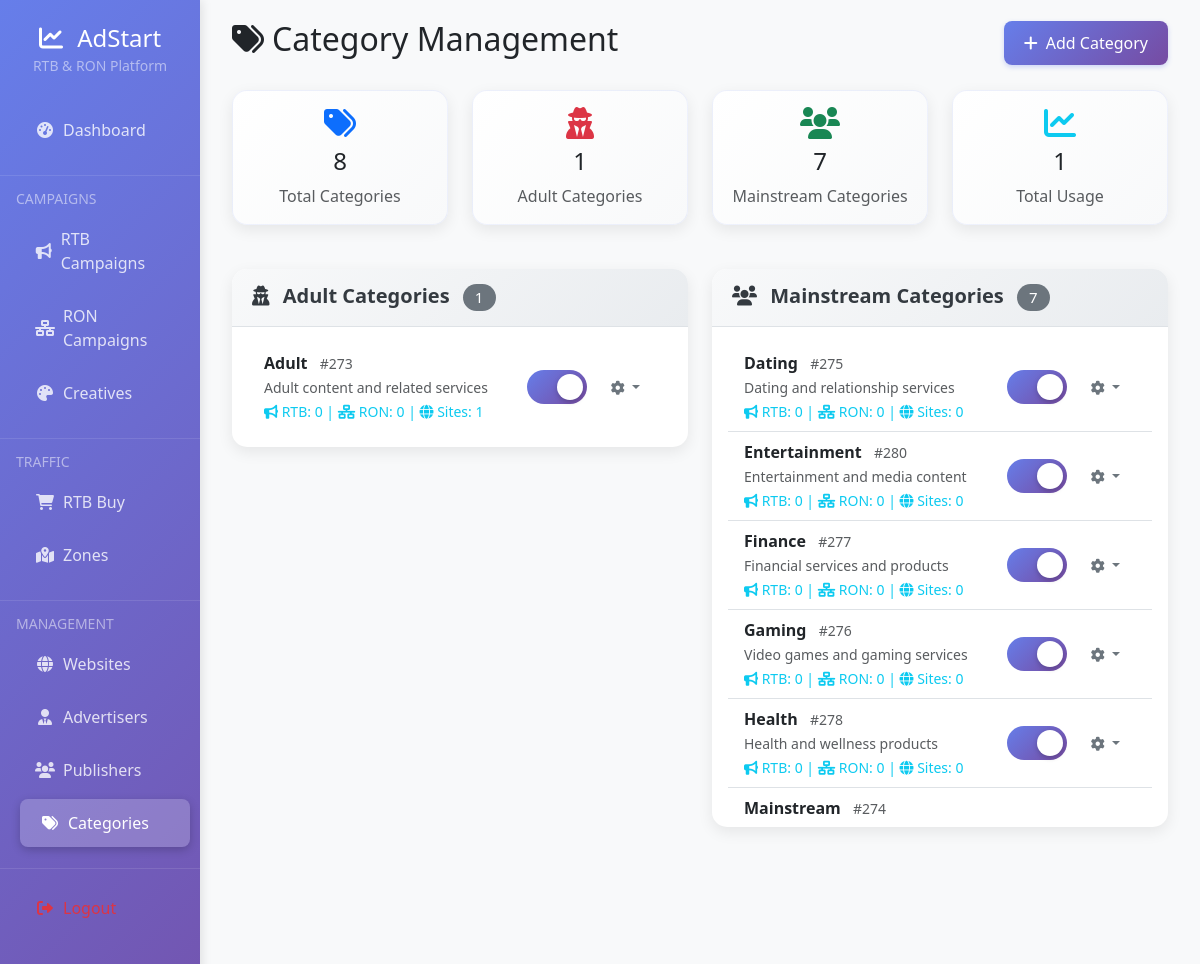
The app's page /admin/category.php (signed in) with its own data.
### tables this page shows
CREATE TABLE `categories` (
  `id` int(11) NOT NULL,
  `name` varchar(100) NOT NULL,
  `description` text DEFAULT NULL,
  `type` enum('adult','mainstream') DEFAULT 'mainstream',
  `status` enum('active','inactive') DEFAULT 'active',
  `created_at` timestamp NOT NULL DEFAULT current_timestamp(),
  `updated_at` timestamp NOT NULL DEFAULT current_timestamp() ON UPDATE current_timestamp()
);

### admin/category.php (the view, shortened to what this page needs)
<?php
require_once '../config/database.php';
$stmt = $pdo->query("
    SELECT DISTINCT c.id, c.name, c.description, c.type, c.status, c.created_at,
           (SELECT COUNT(*) FROM rtb_campaigns WHERE category_id = c.id) as rtb_usage,
           (SELECT COUNT(*) FROM ron_campaigns WHERE category_id = c.id) as ron_usage,
           (SELECT COUNT(*) FROM websites WHERE category_id = c.id) as website_usage
    FROM categories c
    ORDER BY c.type, c.name
");
$categories = $stmt->fetchAll();
$grouped_categories = [];
foreach ($categories as $category) {
    $grouped_categories[$category['type']][] = $category;
}
include 'includes/header.php';
?>
<?php include 'includes/sidebar.php'; ?>
<div class="col-md-9 col-lg-10">
    <div class="main-content">
        <div class="d-flex justify-content-between align-items-center mb-4">
            <h2><i class="fas fa-tags me-2"></i>Category Management</h2>
            <div>
                <button class="btn btn-primary" data-bs-toggle="modal" data-bs-target="#createCategoryModal">
                    <i class="fas fa-plus me-2"></i>Add Category
                </button>
            </div>
        </div>
        <div class="row mb-4">
            <div class="col-md-3">
                <div class="card text-center">
                    <div class="card-body">
                        <i class="fas fa-tags fa-2x text-primary mb-2"></i>
                        <h4><?php echo count($categories); ?></h4>
                        <p class="text-muted mb-0">Total Categories</p>
                    </div>
                </div>
            </div>
            <div class="col-md-3">
                <div class="card text-center">
                    <div class="card-body">
                        <i class="fas fa-user-secret fa-2x text-danger mb-2"></i>
                        <h4><?php echo count($grouped_categories['adult'] ?? []); ?></h4>
                        <p class="text-muted mb-0">Adult Categories</p>
                    </div>
                </div>
            </div>
            <div class="col-md-3">
                <div class="card text-center">
                    <div class="card-body">
                        <i class="fas fa-users fa-2x text-success mb-2"></i>
                        <h4><?php echo count($grouped_categories['mainstream'] ?? []); ?></h4>
                        <p class="text-muted mb-0">Mainstream Categories</p>
                    </div>
                </div>
            </div>
            <div class="col-md-3">
                <div class="card text-center">
                    <div class="card-body">
                        <i class="fas fa-chart-line fa-2x text-info mb-2"></i>
                        <h4><?php echo array_sum(array_map(function($cat) { return $cat['rtb_usage'] + $cat['ron_usage'] + $cat['website_usage']; }, $categories)); ?></h4>
                        <p class="text-muted mb-0">Total Usage</p>
                    </div>
                </div>
            </div>
        </div>
        <div class="row">
            <?php foreach (['adult', 'mainstream'] as $type):
                $type_categories = $grouped_categories[$type] ?? [];
            ?>
            <div class="col-md-6 mb-4">
                <div class="card">
                    <div class="card-header">
                        <h5>
                            <i class="fas fa-<?php echo $type == 'adult' ? 'user-secret' : 'users'; ?> me-2"></i>
                            <?php echo ucfirst($type); ?> Categories
                            <span class="badge bg-secondary ms-2"><?php echo count($type_categories); ?></span>
                        </h5>
                    </div>
                    <div class="card-body" style="max-height: 500px; overflow-y: auto;">
                        <?php if ($type_categories): ?>
                        <div class="list-group list-group-flush">
                            <?php foreach ($type_categories as $category): ?>
                            <div class="list-group-item d-flex justify-content-between align-items-center">
                                <div class="flex-grow-1">
                                    <strong><?php echo htmlspecialchars($category['name']); ?></strong>
                                    <small class="text-muted ms-2">#<?php echo $category['id']; ?></small>
                                    <?php if ($category['description']): ?>
                                    <br><small class="text-muted"><?php echo htmlspecialchars($category['description']); ?></small>
                                    <?php endif; ?>
                                    <br>
                                    <small class="text-info">
                                        <i class="fas fa-bullhorn"></i> RTB: <?php echo $category['rtb_usage']; ?> |
                                        <i class="fas fa-network-wired"></i> RON: <?php echo $category['ron_usage']; ?> |
                                        <i class="fas fa-globe"></i> Sites: <?php echo $category['website_usage']; ?>
                                    </small>
                                </div>
                                <div class="d-flex align-items-center">
                                    <label class="toggle-switch me-2">
                                        <span class="slider"></span>
                                    </label>
                                    <div class="dropdown">
                                        <button class="btn btn-sm btn-outline-secondary dropdown-toggle" data-bs-toggle="dropdown">
                                            <i class="fas fa-cog"></i>
                                        </button>
                                    </div>
                                </div>
                            </div>
                            <?php endforeach; ?>
                        </div>
                        <?php endif; ?>
                    </div>
                </div>
            </div>
            <?php endforeach; ?>
        </div>
    </div>
</div>
<?php include 'includes/footer.php'; ?>

### admin/includes/header.php (shortened to what this page needs)
<!DOCTYPE html>
<html lang="en">
<head>
    <link href="https://cdn.jsdelivr.net/npm/bootstrap@5.3.0/dist/css/bootstrap.min.css" rel="stylesheet">
    <link href="https://cdnjs.cloudflare.com/ajax/libs/font-awesome/6.0.0/css/all.min.css" rel="stylesheet">
    <link href="../assets/css/style.css" rel="stylesheet">
</head>
<body>
    <div class="container-fluid">
        <div class="row">

### admin/includes/sidebar.php (shortened to what this page needs)
<div class="col-md-3 col-lg-2 px-0">
    <div class="sidebar">
        <div class="p-4 text-center">
            <h4 class="text-white mb-0">
                <i class="fas fa-chart-line me-2"></i>
                AdStart
            </h4>
            <small class="text-white-50">RTB & RON Platform</small>
        </div>
        <nav class="nav flex-column">
            <a class="nav-link <?php echo basename($_SERVER['PHP_SELF']) == 'dashboard.php' ? 'active' : ''; ?>" href="dashboard.php">
                <i class="fas fa-tachometer-alt me-2"></i>
                Dashboard
            </a>
            <div class="nav-section mt-3">
                <small class="text-white-50 px-3 text-uppercase">Campaigns</small>
                <a class="nav-link <?php echo basename($_SERVER['PHP_SELF']) == 'rtb-sell.php' ? 'active' : ''; ?>" href="rtb-sell.php">
                    <i class="fas fa-bullhorn me-2"></i>
                    RTB Campaigns
                </a>
                <a class="nav-link <?php echo basename($_SERVER['PHP_SELF']) == 'ron-campaign.php' ? 'active' : ''; ?>" href="ron-campaign.php">
                    <i class="fas fa-network-wired me-2"></i>
                    RON Campaigns
                </a>
                <a class="nav-link <?php echo basename($_SERVER['PHP_SELF']) == 'creative.php' ? 'active' : ''; ?>" href="creative.php">
                    <i class="fas fa-palette me-2"></i>
                    Creatives
                </a>
            </div>
            <div class="nav-section mt-3">
                <small class="text-white-50 px-3 text-uppercase">Traffic</small>
                <a class="nav-link <?php echo basename($_SERVER['PHP_SELF']) == 'rtb-buy.php' ? 'active' : ''; ?>" href="rtb-buy.php">
                    <i class="fas fa-shopping-cart me-2"></i>
                    RTB Buy
                </a>
                <a class="nav-link <?php echo basename($_SERVER['PHP_SELF']) == 'zone.php' ? 'active' : ''; ?>" href="zone.php">
                    <i class="fas fa-map-marked-alt me-2"></i>
                    Zones
                </a>
            </div>
            <div class="nav-section mt-3">
                <small class="text-white-50 px-3 text-uppercase">Management</small>
                <a class="nav-link <?php echo basename($_SERVER['PHP_SELF']) == 'website.php' ? 'active' : ''; ?>" href="website.php">
                    <i class="fas fa-globe me-2"></i>
                    Websites
                </a>
                <a class="nav-link <?php echo basename($_SERVER['PHP_SELF']) == 'advertiser.php' ? 'active' : ''; ?>" href="advertiser.php">
                    <i class="fas fa-user-tie me-2"></i>
                    Advertisers
                </a>
                <a class="nav-link <?php echo basename($_SERVER['PHP_SELF']) == 'publisher.php' ? 'active' : ''; ?>" href="publisher.php">
                    <i class="fas fa-users me-2"></i>
                    Publishers
                </a>
                <a class="nav-link <?php echo basename($_SERVER['PHP_SELF']) == 'category.php' ? 'active' : ''; ?>" href="category.php">
                    <i class="fas fa-tags me-2"></i>
                    Categories
                </a>
            </div>
            <div class="nav-section mt-3">
                <a class="nav-link text-danger" href="login.php?logout=1">
                    <i class="fas fa-sign-out-alt me-2"></i>
                </a>
            </div>
        </nav>
    </div>
</div>

### admin/includes/footer.php (shortened to what this page needs)
        </div>
    </div>
</body>
</html>

### assets/css/style.css (style rules this page uses)
:root { --primary-gradient: linear-gradient(135deg, #667eea 0%, #764ba2 100%); --primary-color: #667eea; --secondary-color: #764ba2; --success-color: #28a745; --warning-color: #ffc107; --danger-color: #dc3545; --info-color: #17a2b8; --light-color: #f8f9fa; --dark-color: #343a40; }
body { font-family: 'Segoe UI', Tahoma, Geneva, Verdana, sans-serif; background-color: var(--light-color); }
.sidebar { background: var(--primary-gradient); box-shadow: 2px 0 10px rgba(0,0,0,0.1); transition: all 0.3s ease; }
.sidebar .nav-link { color: rgba(255,255,255,0.8); padding: 12px 20px; margin: 5px 15px; border-radius: 8px; transition: all 0.3s ease; border: none; display: flex; align-items: center; }
.sidebar .nav-link:hover, .sidebar .nav-link.active { background: rgba(255,255,255,0.2); color: white; transform: translateX(5px); box-shadow: 0 3px 10px rgba(0,0,0,0.2); }
.sidebar .nav-link i { width: 20px; text-align: center; }
.nav-section { border-top: 1px solid rgba(255,255,255,0.1); padding-top: 10px; }
.main-content { background: var(--light-color); min-height: 100vh; padding: 20px; }
.card { border: none; border-radius: 15px; box-shadow: 0 5px 15px rgba(0,0,0,0.08); transition: all 0.3s ease; margin-bottom: 20px; }
.card-header { background: linear-gradient(135deg, #f8f9fa 0%, #e9ecef 100%); border-bottom: 1px solid #dee2e6; border-radius: 15px 15px 0 0 !important; padding: 15px 20px; }
.card-header h5, .card-header h6 { margin: 0; color: var(--dark-color); font-weight: 600; }
.btn { border-radius: 8px; padding: 8px 16px; font-weight: 500; transition: all 0.3s ease; border: none; }
.btn-primary { background: var(--primary-gradient); box-shadow: 0 2px 5px rgba(102, 126, 234, 0.3); }
.toggle-switch { position: relative; display: inline-block; width: 60px; height: 34px; }
.slider { position: absolute; cursor: pointer; top: 0; left: 0; right: 0; bottom: 0; background-color: #ccc; transition: .4s; border-radius: 34px; }
.slider:before { position: absolute; content: ""; height: 26px; width: 26px; left: 4px; bottom: 4px; background-color: white; transition: .4s; border-radius: 50%; box-shadow: 0 2px 5px rgba(0,0,0,0.2); }
input:checked + .slider { background: var(--primary-gradient); }
input:checked + .slider:before { transform: translateX(26px); }
.badge { padding: 6px 12px; border-radius: 20px; font-weight: 500; text-transform: uppercase; font-size: 0.75em; letter-spacing: 0.5px; }
.card.text-center { background: linear-gradient(135deg, #ffffff 0%, #f8f9fa 100%); border: 1px solid rgba(102, 126, 234, 0.1); }
.card { animation: fadeInUp 0.6s ease-out; }

### admin/includes/header.php (style rules this page uses)
.sidebar { min-height: 100vh; background: linear-gradient(135deg, #667eea 0%, #764ba2 100%); box-shadow: 2px 0 10px rgba(0,0,0,0.1); }
.sidebar .nav-link { color: rgba(255,255,255,0.8); padding: 12px 20px; margin: 5px 15px; border-radius: 8px; transition: all 0.3s ease; }
.sidebar .nav-link:hover, .sidebar .nav-link.active { background: rgba(255,255,255,0.2); color: white; transform: translateX(5px); }
.main-content { background: #f8f9fa; min-height: 100vh; padding: 20px; }
.card { border: none; border-radius: 15px; box-shadow: 0 5px 15px rgba(0,0,0,0.08); transition: transform 0.3s ease; }
.btn-primary { background: linear-gradient(135deg, #667eea 0%, #764ba2 100%); border: none; border-radius: 8px; padding: 10px 20px; }
.toggle-switch { position: relative; display: inline-block; width: 60px; height: 34px; }
.slider { position: absolute; cursor: pointer; top: 0; left: 0; right: 0; bottom: 0; background-color: #ccc; transition: .4s; border-radius: 34px; }
.slider:before { position: absolute; content: ""; height: 26px; width: 26px; left: 4px; bottom: 4px; background-color: white; transition: .4s; border-radius: 50%; }
input:checked + .slider { background-color: #667eea; }
input:checked + .slider:before { transform: translateX(26px); }

### records on screen
categories: name "Adult", id "273", description "Adult content and related services", rtb_usage "0", ron_usage "0", website_usage "1"
categories: name "Dating", id "275", description "Dating and relationship services", rtb_usage "0", ron_usage "0", website_usage "0"
categories: name "Entertainment", id "280", description "Entertainment and media content", rtb_usage "0", ron_usage "0", website_usage "0"
categories: name "Finance", id "277", description "Financial services and products", rtb_usage "0", ron_usage "0", website_usage "0"
categories: name "Gaming", id "276", description "Video games and gaming services", rtb_usage "0", ron_usage "0", website_usage "0"
categories: name "Health", id "278", description "Health and wellness products", rtb_usage "0", ron_usage "0", website_usage "0"
categories: name "Mainstream", id "274"

### other values on screen
count($categories) "8"
count($grouped_categories['adult'] ?? []) "1"
count($grouped_categories['mainstream'] ?? []) "7"
$type "Adult"
count($type_categories) "1"
$type "Mainstream"
count($type_categories) "7"
